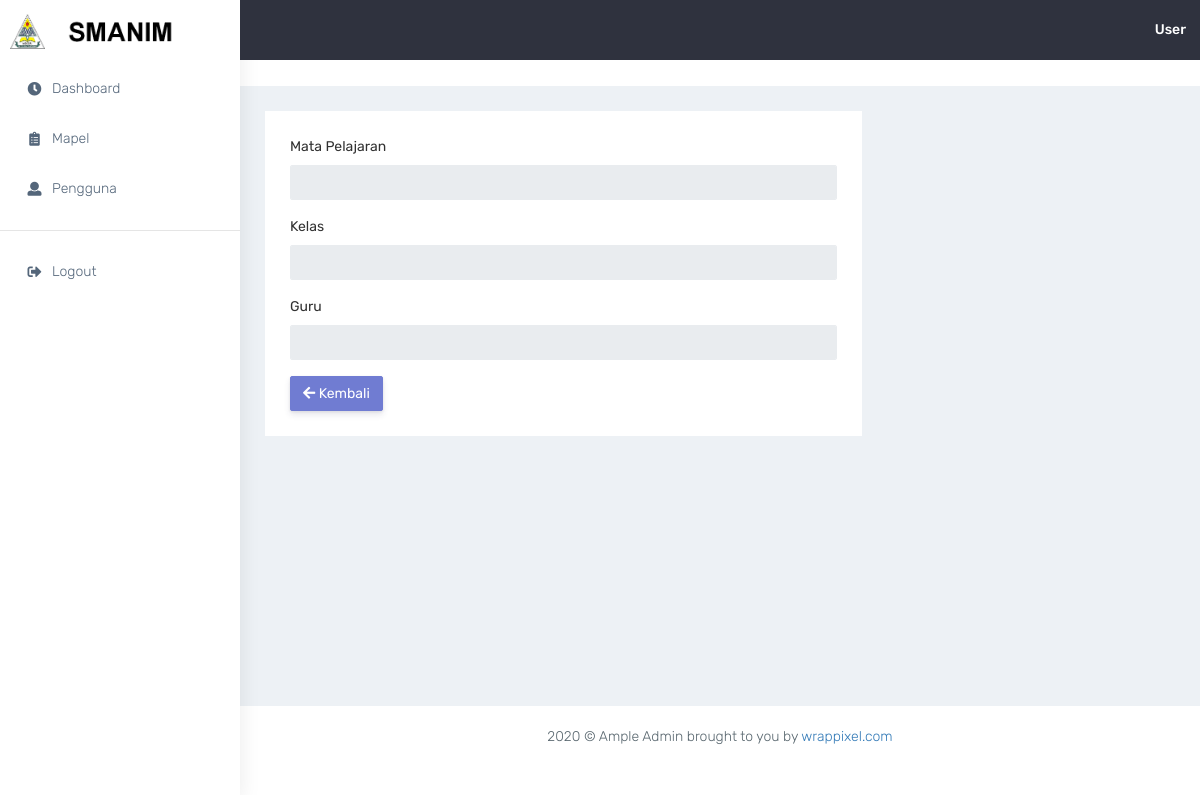
Before: /admin/detail-mapel.php?id=4 (signed in) with the older database file.
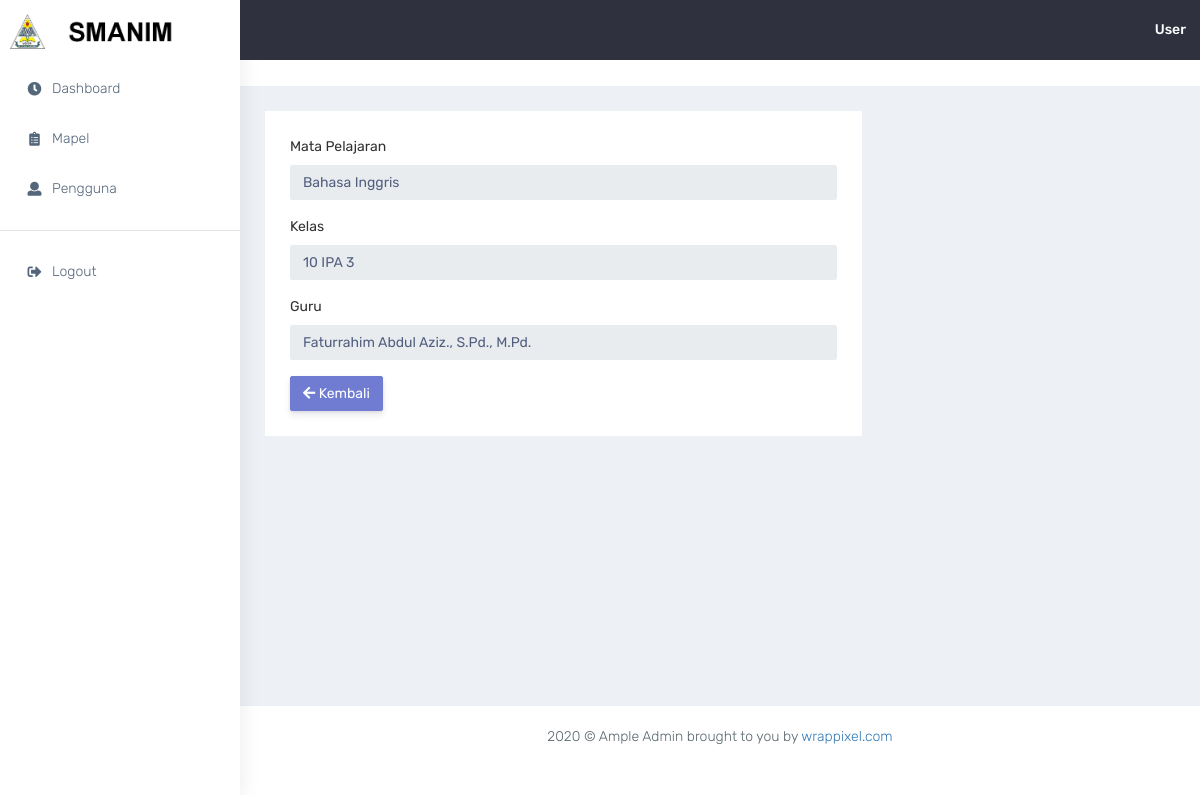
After: the same page with the newer database file.
### tables this page shows
CREATE TABLE `tbl_mapel` (
  `id_mapel` int(11) NOT NULL,
  `id_user` int(11) NOT NULL,
  `id_kelas` int(11) NOT NULL,
  `mapel` varchar(100) NOT NULL
);

CREATE TABLE `tbl_kelas` (
  `id_kelas` int(11) NOT NULL,
  `tingkat` char(2) NOT NULL,
  `jurusan` enum('ipa','ips') NOT NULL,
  `kelas` char(2) NOT NULL
);

CREATE TABLE `tbl_user` (
  `id_user` int(11) NOT NULL,
  `id_kelas` int(11) DEFAULT NULL,
  `nama` varchar(100) NOT NULL,
  `jenkel` enum('L','P') NOT NULL,
  `tgl_lahir` date NOT NULL,
  `telp` varchar(13) NOT NULL,
  `username` varchar(100) NOT NULL,
  `password` varchar(100) NOT NULL,
  `akses` enum('usr','gur','adm') NOT NULL
);

### admin/detail-mapel.php (the view)
<?php require_once('navbar.php');
if(isset($_GET['id'])){
  $id = $_GET['id'];
  $sql = mysqli_query($con, "SELECT * FROM tbl_mapel a INNER JOIN tbl_kelas b ON b.id_kelas = a.id_kelas INNER JOIN tbl_user c ON c.id_user = a.id_user WHERE a.id_mapel='$id'");
  $data = mysqli_fetch_array($sql);
}
?>
            <div class="container-fluid">
                <div class="row">
                    <div class="col-md-8">
                        <div class="white-box">
                          <form>
                            <div class="form-group">
                                <label for="exampleInputEmail1">Mata Pelajaran</label>
                                <input type="text" disabled value="<?= $data['mapel']?>" name="mapel" class="form-control" id="exampleInputEmail1" aria-describedby="emailHelp">
                            </div>
                            <div class="form-group">
                                <label for="exampleInputEmail1">Kelas</label>
                                <input type="text" disabled value="<?php echo $data['tingkat']." ".strtoupper($data['jurusan'])." ".$data['kelas']; ?>" name="kelas" class="form-control" id="exampleInputEmail1" aria-describedby="emailHelp">
                            </div>
                            <div class="form-group">
                                <label for="exampleInputEmail1">Guru</label>
                                <input type="text" disabled value="<?= $data['nama']?>" name="kelas" class="form-control" id="exampleInputEmail1" aria-describedby="emailHelp">
                            </div>
                            </form>
                            <a href="mapel.php" class="btn btn-primary">
                                <i class="fas fa-arrow-left"></i> Kembali
                            </a>
                          </div>
                    </div>
                </div>
            </div>
<?php require_once('footer.php');?>

Changed rows visible on the page:
now on this page (row edited): tbl_mapel: mapel "Bahasa Inggris", kelas "10 IPA 3", kelas "Faturrahim Abdul Aziz., S.Pd., M.Pd."
